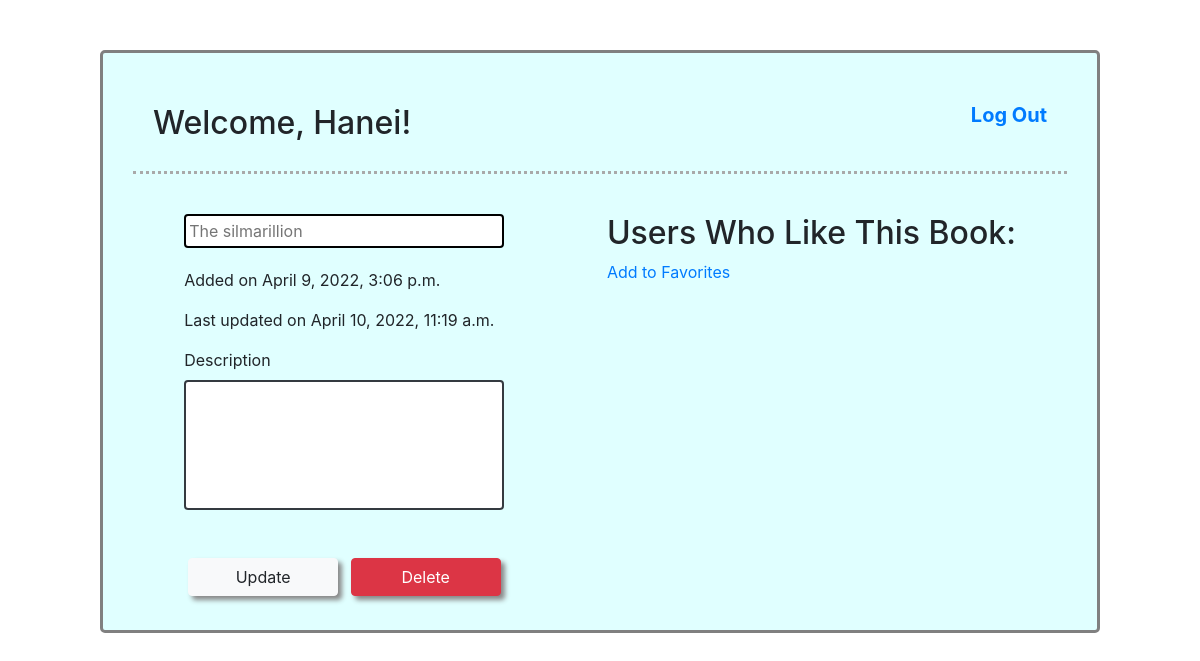
The app's page /books/3 (signed in) with its own data.
### main/models.py (models this page shows)
class User(models.Model):
    first_name = models.CharField(max_length=100)
    last_name = models.CharField(max_length=100)
    email = models.EmailField(max_length=100)
    password = models.CharField(max_length=100)
    created_at = models.DateTimeField(auto_now_add = True)
    updated_at = models.DateTimeField(auto_now = True)
    objects = UserManager()

class Book(models.Model):
    title = models.CharField(max_length=100)
    description = models.TextField()
    uploaded_by = models.ForeignKey(User, related_name="books_uploaded", on_delete=models.CASCADE)
    users_who_like = models.ManyToManyField(User, related_name="liked_books")
    created_at = models.DateTimeField(auto_now_add = True)
    updated_at = models.DateTimeField(auto_now = True)
    objects = BookManager()

### main/views.py (the view)
# urls.py: path('books/<int:book_id>', views.view_book),
def view_book(request, book_id):
    if 'user_id' in request.session:
        context = {
            "book" :  Book.objects.get(id=book_id),
            "user" : User.objects.get(id=request.session['user_id']),
            "all_books" : Book.objects.all()
        }
        return render(request, 'update.html', context)

### main/templates/update.html (shortened to what this page needs)
<!DOCTYPE html>
<html lang="en">
<head>
    {% load static %}
    <link rel="stylesheet" href="https://maxcdn.bootstrapcdn.com/bootstrap/4.0.0/css/bootstrap.min.css"/>
    <link rel="stylesheet" type="text/css" href="{% static 'style3.css' %}">
</head>
<body>
    <div class="container">
        <div class="nav-bar">
            <div class="greeting">
                <h2>Welcome, {{user.first_name}}!</h2>
            </div>
            <div class="font-weight-bold h5">
                <p><a href="/logout" class="font-weight-bold">Log Out</a></p>
            </div>
        </div>
        <div class="books">
            <div class="form">
                <form action="/update_book/{{book.id}}" method="POST">
                    <input type="text" name="book_title_edit" placeholder="{{book.title}}">
                    <p>Added on {{book.uploaded_by.created_at}}</p>
                    <p>Last updated on {{book.uploaded_by.updated_at}}</p>
                    <label class="align-top" for="book_description_edit">
                        Description
                    </label>
                    <textarea class="border-dark"
                    style="resize: none;"
                    type="text"
                    rows="5"
                    placeholder="{{book.description}}"
                    name="book_description_edit">
                    </textarea><br>
                    <button class="btn btn-light m-1" type="submit">Update</button>
                    <a id="a" href="/delete/{{book.id}}" class="btn btn-danger m-1">Delete</a>
                </form>
            </div>
            <div class="liked">
                <h2>Users Who Like This Book:</h2>
                {% if user in book.users_who_like.all %}
                <a href="/remove_from_favorites/{{book.id}}">Remove from Favorites</a>
                {% else %}
                <a href="/add_to_favorites/{{book.id}}">Add to Favorites</a>
                {% endif %}
            </div>
        </div>
    </div>
</body>
</html>

### main/static/style3.css (style rules this page uses)
.container { width: 1000px; margin: 50px auto; border: 3px solid gray; padding: 30px; border-radius: 5px; background-color: lightcyan; }
.nav-bar { display: flex; justify-content: space-between; align-items: center; border-bottom: 3px dotted darkgrey; margin-bottom: 40px; padding: 20px; }
input, textarea { padding: 3px; border: 2px solid #000; border-radius: 4px; display: block; width: 320px; margin-bottom: 20px; }
button, #a { width: 150px; box-shadow: 4px 4px 5px #888888; }
.books { display: flex; justify-content: space-around; }

### records on screen
User: first_name "Hanei"
Book: book_title_edit "The silmarillion", uploaded_by.created_at "April 9, 2022, 3:06 p.m.", uploaded_by.updated_at "April 10, 2022, 11:19 a.m."
